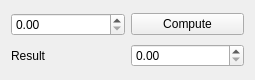
<?xml version="1.0" encoding="UTF-8"?>
<ui version="4.0">
 <class>MyWidget</class>
 <widget class="QWidget" name="MyWidget">
  <property name="geometry">
   <rect>
    <x>0</x>
    <y>0</y>
    <width>255</width>
    <height>80</height>
   </rect>
  </property>
  <property name="windowTitle">
   <string>Form</string>
  </property>
  <layout class="QVBoxLayout" name="verticalLayout">
   <item>
    <layout class="QHBoxLayout" name="horizontalLayout">
     <item>
      <widget class="QDoubleSpinBox" name="value_doubleSpinBox"/>
     </item>
     <item>
      <widget class="QPushButton" name="pushButton">
       <property name="text">
        <string>Compute</string>
       </property>
      </widget>
     </item>
    </layout>
   </item>
   <item>
    <layout class="QHBoxLayout" name="horizontalLayout_2">
     <item>
      <widget class="QLabel" name="label">
       <property name="text">
        <string>Result</string>
       </property>
      </widget>
     </item>
     <item>
      <widget class="QDoubleSpinBox" name="result_doubleSpinBox">
       <property name="enabled">
        <bool>true</bool>
       </property>
       <property name="font">
        <font>
         <kerning>false</kerning>
        </font>
       </property>
       <property name="readOnly">
        <bool>false</bool>
       </property>
      </widget>
     </item>
    </layout>
   </item>
  </layout>
 </widget>
 <resources/>
 <connections/>
</ui>
